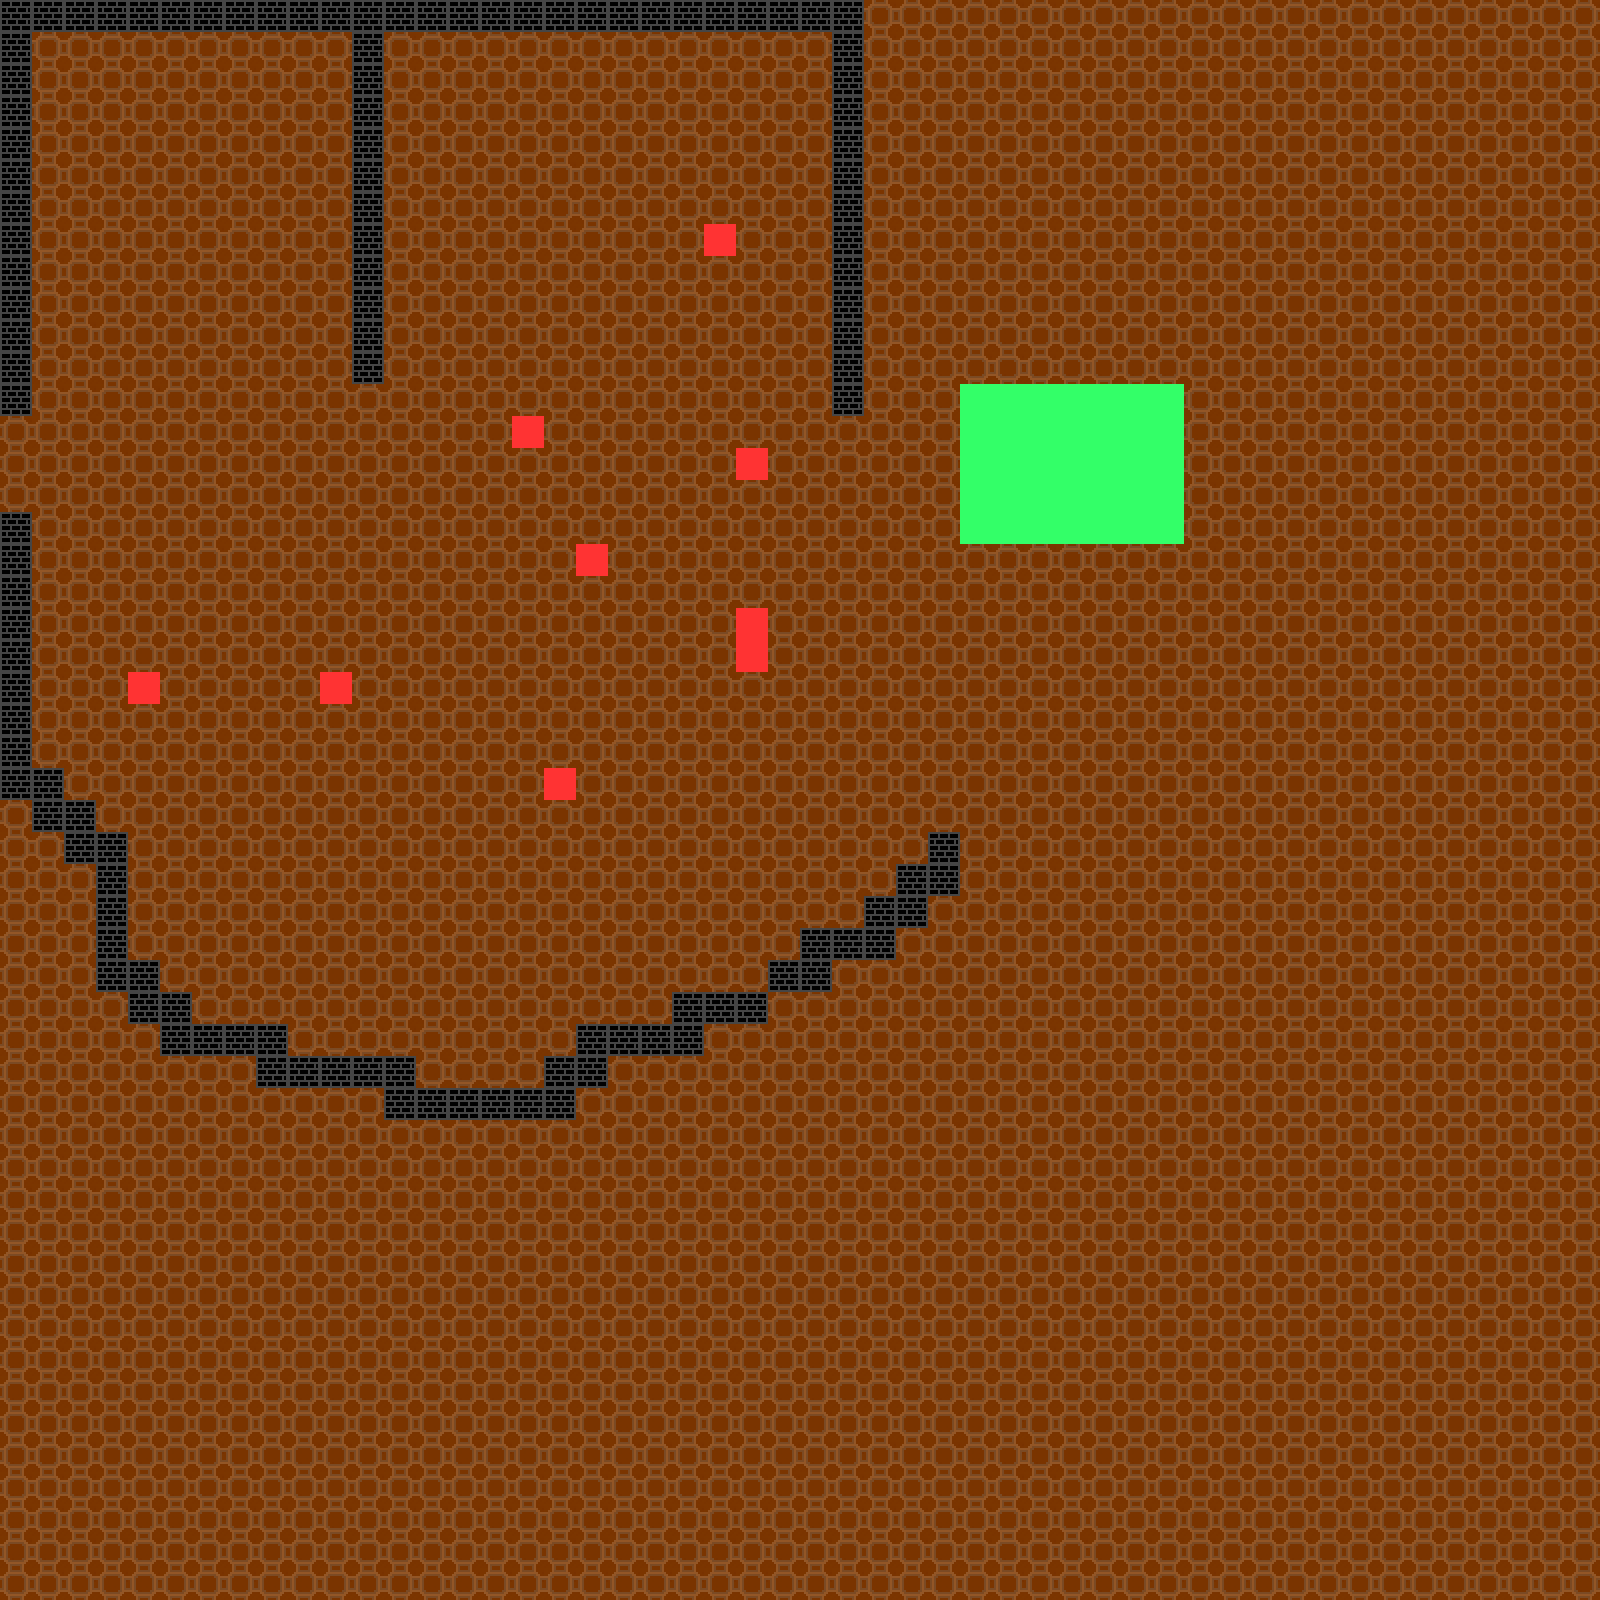

Tiled map render using the project's own tile images. Description and the map definition, with tile-layer contents summarised, below:
An orthogonal 50x50 tile map with 32x32 px tiles, 4 tile layers (Ground, Walls, Enemy Spawns, Player Spawn), 2 tilesets.

<map version="1.0" orientation="orthogonal" renderorder="right-down" width="50" height="50" tilewidth="32" tileheight="32" nextobjectid="1">
 <tileset firstgid="1" name="WizardTilesetRevamped" tilewidth="32" tileheight="32" tilecount="400" columns="20">
  <image source="WizardTilesetRevamped.png" trans="010800" width="640" height="640" />
 </tileset>
 <tileset firstgid="401" name="WizardTilesetRevamped" tilewidth="32" tileheight="32" tilecount="400" columns="20">
  <image source="WizardTilesetRevamped.png" trans="010800" width="640" height="640" />
 </tileset>
 <layer name="Ground" width="50" height="50">
  <data>[2500 cells, 2500 non-empty, 2 distinct tile ids]</data>
 </layer>
 <layer name="Walls" width="50" height="50">
  <data>[2500 cells, 117 non-empty, 1 distinct tile ids]</data>
 </layer>
 <layer name="Enemy Spawns" width="50" height="50">
  <data>[2500 cells, 9 non-empty, 1 distinct tile ids]</data>
 </layer>
 <layer name="Player Spawn" width="50" height="50">
  <data>[2500 cells, 35 non-empty, 1 distinct tile ids]</data>
 </layer>
</map>